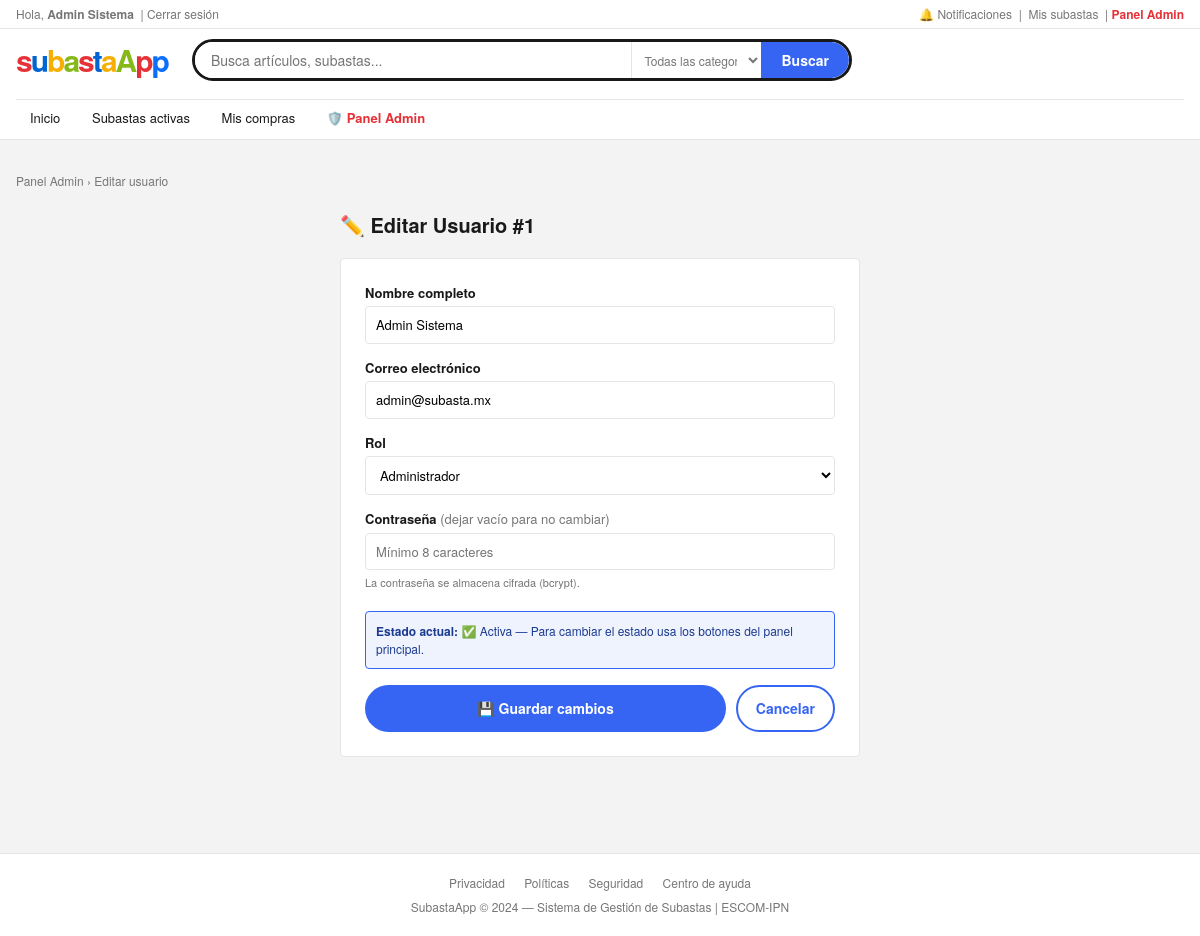
Screenshot of /admin/usuario/1/editar (signed in) with the database file from the repository.
### tables this page shows
CREATE TABLE usuario (
        id_usuario      INTEGER PRIMARY KEY AUTOINCREMENT,
        nombre          TEXT    NOT NULL,
        correo          TEXT    NOT NULL UNIQUE,
        password_hash   TEXT    NOT NULL,
        id_tipo         INTEGER NOT NULL REFERENCES cat_tipo_usuario(id),
        id_estado       INTEGER NOT NULL DEFAULT 1 REFERENCES cat_estado_cuenta(id),
        reputacion      REAL    NOT NULL DEFAULT 0,
        total_cal       INTEGER NOT NULL DEFAULT 0,
        fecha_registro  TEXT    NOT NULL DEFAULT (datetime('now')),
        terminos_ok     INTEGER NOT NULL DEFAULT 0
    );

CREATE TABLE cat_tipo_usuario (
        id   INTEGER PRIMARY KEY,
        tipo TEXT NOT NULL UNIQUE   -- Administrador, Comprador, Vendedor
    );

### app.py (the view, shortened to what this page needs)
@app.route("/admin/usuario/<int:id_usr>/editar", methods=["GET", "POST"])
@admin_required
def admin_editar_usuario(id_usr):
    db = get_db()
    usuario = db.execute("SELECT * FROM usuario WHERE id_usuario=?", (id_usr,)).fetchone()
    tipos   = db.execute("SELECT * FROM cat_tipo_usuario").fetchall()
    if not usuario:
        flash("Usuario no encontrado.", "danger")
        db.close()
        return redirect(url_for("admin_dashboard"))
    db.close()
    return render_template("admin_usuario_form.html", tipos=tipos, usuario=usuario)

### app.py (called while the page is built)
def login_required(f):
    @wraps(f)
    def decorated(*args, **kwargs):
        if "user_id" not in session:
            flash("Inicia sesión para continuar.", "warning")
            return redirect(url_for("login"))
        return f(*args, **kwargs)
    return decorated

def admin_required(f):
    @wraps(f)
    def decorated(*args, **kwargs):
        if session.get("user_tipo") != 1:
            flash("Acceso restringido a administradores.", "danger")
            return redirect(url_for("index"))
        return f(*args, **kwargs)
    return login_required(decorated)

### database.py (called while the page is built)
def get_db():
    conn = sqlite3.connect(DB_PATH)
    conn.row_factory = sqlite3.Row
    conn.execute("PRAGMA foreign_keys = ON")
    return conn

### templates/admin_usuario_form.html (shortened to what this page needs)
{% extends "base.html" %}
{% block content %}
<div class="eb-breadcrumb">
  <a href="{{ url_for('admin_dashboard') }}">Panel Admin</a> › <span>{{ "Editar usuario" if usuario else "Nuevo usuario" }}</span>
</div>
<div style="max-width:520px;margin:16px auto;">
  <div style="font-size:20px;font-weight:700;margin-bottom:18px;">
    {{ "✏️ Editar Usuario #" ~ usuario.id_usuario if usuario else "➕ Crear Usuario" }}
  </div>
  <div style="background:#fff;border:1px solid var(--eb-border);border-radius:4px;padding:24px;">
    <form method="POST">
      <div style="margin-bottom:14px;">
        <label class="eb-form-label">Nombre completo</label>
        <input type="text" name="nombre" class="eb-input" required
               value="{{ usuario.nombre if usuario else '' }}" placeholder="Nombre y apellido">
      </div>
      <div style="margin-bottom:14px;">
        <label class="eb-form-label">Correo electrónico</label>
        <input type="email" name="correo" class="eb-input" required
               value="{{ usuario.correo if usuario else '' }}" placeholder="correo@ejemplo.mx">
      </div>
      <div style="margin-bottom:14px;">
        <label class="eb-form-label">Rol</label>
        <select name="id_tipo" class="eb-select" required>
          {% for t in tipos %}
          <option value="{{ t.id }}" {% if usuario and usuario.id_tipo == t.id %}selected{% endif %}>{{ t.tipo }}</option>
          {% endfor %}
        </select>
      </div>
      <div style="margin-bottom:20px;">
        <label class="eb-form-label">
          Contraseña{% if usuario %} <span style="font-weight:400;color:var(--eb-text2);">(dejar vacío para no cambiar)</span>{% endif %}
        </label>
        <input type="password" name="password" class="eb-input"
               minlength="8" placeholder="Mínimo 8 caracteres">
        <div style="font-size:11px;color:var(--eb-text2);margin-top:4px;">La contraseña se almacena cifrada (bcrypt).</div>
      </div>
      {% if usuario %}
      <div style="background:#eff3fe;border:1px solid #3665f3;border-radius:4px;padding:10px;font-size:12px;color:#1a3a8f;margin-bottom:16px;">
        <strong>Estado actual:</strong>
        {% if usuario.id_estado == 1 %}✅ Activa{% elif usuario.id_estado == 2 %}⚠️ Suspendida{% else %}❌ Cancelada{% endif %}
        — Para cambiar el estado usa los botones del panel principal.
      </div>
      {% endif %}
      <div style="display:flex;gap:10px;">
        <button type="submit" class="btn-eb-primary" style="flex:1;padding:11px;">
          {{ "💾 Guardar cambios" if usuario else "➕ Crear usuario" }}
        </button>
        <a href="{{ url_for('admin_dashboard') }}" class="btn-eb-secondary" style="padding:11px 18px;">Cancelar</a>
      </div>
    </form>
  </div>
</div>
{% endblock %}

### templates/base.html (shortened to what this page needs)
<!DOCTYPE html>
<html lang="es">
<head>
<link rel="stylesheet" href="https://cdn.jsdelivr.net/npm/bootstrap@5.3.2/dist/css/bootstrap.min.css">
</head>
<body>
<div class="eb-topbar">
  <div class="eb-container">
    <div class="d-flex justify-content-between align-items-center" style="padding:5px 0;">
      <div>
        {% if session.user_id %}
          Hola, <strong>{{ session.user_nombre }}</strong>
          &nbsp;|&nbsp;<a href="{{ url_for('logout') }}">Cerrar sesión</a>
        {% else %}
          <a href="{{ url_for('login') }}">Iniciar sesión</a>
          &nbsp;o&nbsp;
          <a href="{{ url_for('registro') }}"><strong>Regístrate</strong></a>
        {% endif %}
      </div>
      <div>
        {% if session.user_id %}
        <a href="{{ url_for('notificaciones') }}" id="notif-link">
          🔔 Notificaciones
        </a>
        &nbsp;|&nbsp;
        <a href="{{ url_for('mi_historial') }}">Mis subastas</a>
        {% endif %}
        {% if session.user_tipo == 1 %}
        &nbsp;|&nbsp;<a href="{{ url_for('admin_dashboard') }}" style="color:var(--eb-red)"><strong>Panel Admin</strong></a>
        {% endif %}
      </div>
    </div>
  </div>
</div>
<header class="eb-header">
  <div class="eb-container">
    <div class="d-flex align-items-center gap-3" style="padding-bottom:10px;">
      <a href="/" class="eb-logo" style="margin-right:8px;">
        <span>s</span><span>u</span><span>b</span><span>a</span><span>s</span><span>t</span><span>a</span><span>A</span><span>p</span><span>p</span>
      </a>
      <form class="eb-search flex-fill" action="{{ url_for('catalogo') }}" method="GET" style="max-width:660px;">
        <input type="text" name="q" placeholder="Busca artículos, subastas...">
        <select name="categoria">
          <option value="">Todas las categorías</option>
        </select>
        <button type="submit">Buscar</button>
      </form>
    </div>
    <nav class="eb-header-nav">
      <a href="/" {% if request.endpoint=='index' %}class="active"{% endif %}>Inicio</a>
      <a href="{{ url_for('catalogo') }}" {% if request.endpoint=='catalogo' %}class="active"{% endif %}>Subastas activas</a>
      {% if session.user_id %}
      <a href="{{ url_for('mi_historial') }}" {% if request.endpoint=='mi_historial' %}class="active"{% endif %}>Mis compras</a>
      {% endif %}
      {% if session.user_tipo == 1 %}
      <a href="{{ url_for('admin_dashboard') }}" class="special" {% if request.endpoint=='admin_dashboard' %}style="border-bottom-color:var(--eb-red)"{% endif %}>
        🛡️ Panel Admin
      </a>
      {% endif %}
    </nav>
  </div>
</header>
<div class="eb-container" style="padding-top:8px;">
</div>
<main class="eb-main">
  <div class="eb-container">
    {% block content %}{% endblock %}
  </div>
</main>
<footer class="eb-footer">
  <div class="eb-container">
    <div style="margin-bottom:6px;">
      <a href="#" style="color:var(--eb-text2);margin:0 8px;text-decoration:none;">Privacidad</a>
      <a href="#" style="color:var(--eb-text2);margin:0 8px;text-decoration:none;">Políticas</a>
      <a href="#" style="color:var(--eb-text2);margin:0 8px;text-decoration:none;">Seguridad</a>
      <a href="#" style="color:var(--eb-text2);margin:0 8px;text-decoration:none;">Centro de ayuda</a>
    </div>
    SubastaApp &copy; 2024 — Sistema de Gestión de Subastas | ESCOM-IPN
  </div>
</footer>
</body>
</html>

### templates/base.html (style rules this page uses)
:root { --eb-blue:#3665f3; --eb-blue-dark:#2b52cc; --eb-red:#e53238; --eb-green:#86b817; --eb-yellow:#f5af02; --eb-gray:#767676; --eb-border:#e5e5e5; --eb-bg:#f3f3f3; --eb-text:#191919; --eb-text2:#767676; --eb-white:#fff; --eb-radius:4px; }
* { box-sizing:border-box; }
body { background:var(--eb-bg);font-family:"Helvetica Neue",Helvetica,Arial,sans-serif;color:var(--eb-text);font-size:13px;margin:0; }
.eb-topbar { background:var(--eb-white);border-bottom:1px solid var(--eb-border);font-size:12px;color:var(--eb-text2); }
.eb-topbar a { color:var(--eb-text2);text-decoration:none; }
.eb-header { background:var(--eb-white);border-bottom:1px solid var(--eb-border);padding:10px 0 0; }
.eb-logo { font-size:30px;font-weight:900;letter-spacing:-2px;text-decoration:none;line-height:1; }
.eb-logo span:nth-child(1) { color:#e53238; }
.eb-logo span:nth-child(2) { color:#0064d2; }
.eb-logo span:nth-child(3) { color:#f5af02; }
.eb-logo span:nth-child(4) { color:#86b817; }
.eb-logo span:nth-child(5) { color:#e53238; }
.eb-logo span:nth-child(6) { color:#0064d2; }
.eb-logo span:nth-child(7) { color:#f5af02; }
.eb-logo span:nth-child(8) { color:#86b817; }
.eb-logo span:nth-child(9) { color:#e53238; }
.eb-search { display:flex;align-items:stretch;border:3px solid var(--eb-text);border-radius:28px;overflow:hidden;height:42px; }
.eb-search input { flex:1;border:none;outline:none;padding:0 16px;font-size:14px;background:var(--eb-white); }
.eb-search select { border:none;border-left:1px solid var(--eb-border);outline:none;padding:0 8px;background:var(--eb-white);font-size:12px;color:var(--eb-text2);max-width:130px; }
.eb-search button { background:var(--eb-blue);border:none;padding:0 20px;color:#fff;font-size:14px;font-weight:700;cursor:pointer;border-radius:0 25px 25px 0; }
.eb-header-nav { border-top:1px solid var(--eb-border);margin-top:8px; }
.eb-header-nav a { display:inline-block;padding:8px 14px;font-size:13px;color:var(--eb-text);text-decoration:none;border-bottom:3px solid transparent; }
.eb-header-nav a.special { color:var(--eb-red);font-weight:600; }
.eb-container { max-width:1200px;margin:0 auto;padding:0 16px; }
.eb-main { padding:16px 0 40px; }
.btn-eb-primary { background:var(--eb-blue);color:#fff;border:none;border-radius:24px;padding:10px 20px;font-size:14px;font-weight:700;cursor:pointer;text-decoration:none;display:inline-block;text-align:center; }
.btn-eb-secondary { background:var(--eb-white);color:var(--eb-blue);border:2px solid var(--eb-blue);border-radius:24px;padding:9px 20px;font-size:14px;font-weight:700;cursor:pointer;text-decoration:none;display:inline-block;text-align:center; }
.eb-breadcrumb { font-size:12px;color:var(--eb-text2);padding:8px 0 4px; }
.eb-breadcrumb a { color:var(--eb-text2);text-decoration:none; }
.eb-breadcrumb span { color:var(--eb-text2); }
.eb-form-label { font-size:13px;font-weight:600;margin-bottom:4px;display:block; }
.eb-input { border:1px solid var(--eb-border);border-radius:var(--eb-radius);padding:8px 10px;font-size:13px;width:100%;outline:none; }
.eb-select { border:1px solid var(--eb-border);border-radius:var(--eb-radius);padding:8px 10px;font-size:13px;background:#fff;width:100%; }
.eb-footer { background:#fff;border-top:1px solid var(--eb-border);padding:20px 0;margin-top:40px;font-size:12px;color:var(--eb-text2);text-align:center; }

### rows the page displays
usuario: user_nombre "Admin Sistema", id_usuario "✏️ Editar Usuario #1", nombre "Admin Sistema", correo "admin@subasta.mx", id_tipo "Administrador"

### other values shown
{{ "Editar usuario" if usuario else "Nuevo usuario" }} "Editar usuario"
{{ "💾 Guardar cambios" if usuario else "➕ Crear usuario" }} "💾 Guardar cambios"
